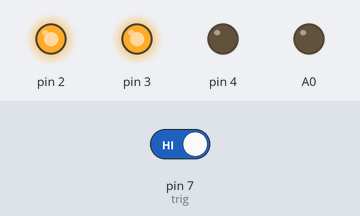
The sketch below on a simulated Arduino Uno, built with avr-gcc and run on an emulated ATmega328P. Parts: output pins drawn as LEDs (lit = HIGH). The test bench sets the inputs (shaded band); at power-on: pin 7 (trig) HIGH.

Above: at 1.2 s.
1.3 s: pin 7 (trig) driven LOW
At 2.5 s:
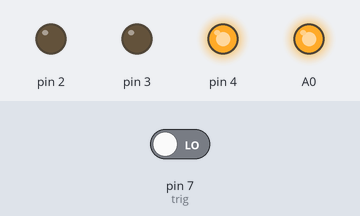
2.8 s: pin 7 (trig) driven HIGH
At 3.7 s:
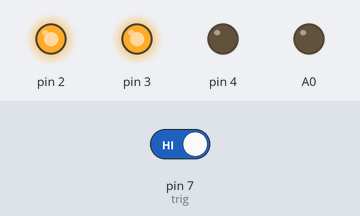
Timing chart, 0 to 5.8 s (numbered marks = the images above; inputs shaded):
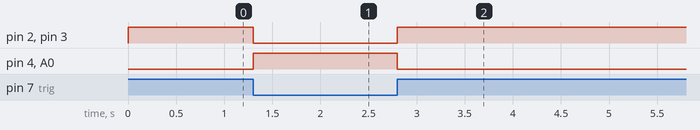

The sketch:

sketch_dec22b.ino
```cpp
int trig=7;


void setup()
{
pinMode(7,INPUT);


pinMode(4,OUTPUT);
pinMode(2,OUTPUT);
pinMode(3,OUTPUT);
pinMode(A0,OUTPUT);

}

void loop()
{
 int b=digitalRead(trig);

  if (b==LOW)
  {
    digitalWrite(4,HIGH);
    digitalWrite(2,LOW);

    digitalWrite(3,LOW);
    digitalWrite(A0,HIGH);
    }
    else
  {
    digitalWrite(4,LOW);
    digitalWrite(2,HIGH);
     digitalWrite(3,HIGH);
    digitalWrite(A0,LOW);
    }

}
```

Measured:
- after the input at 1.3 s, pin 2, pin 3: HIGH → LOW at once; pin 4, A0: LOW → HIGH at once
- after the input at 2.8 s, pin 2, pin 3: LOW → HIGH at once; pin 4, A0: HIGH → LOW at once
